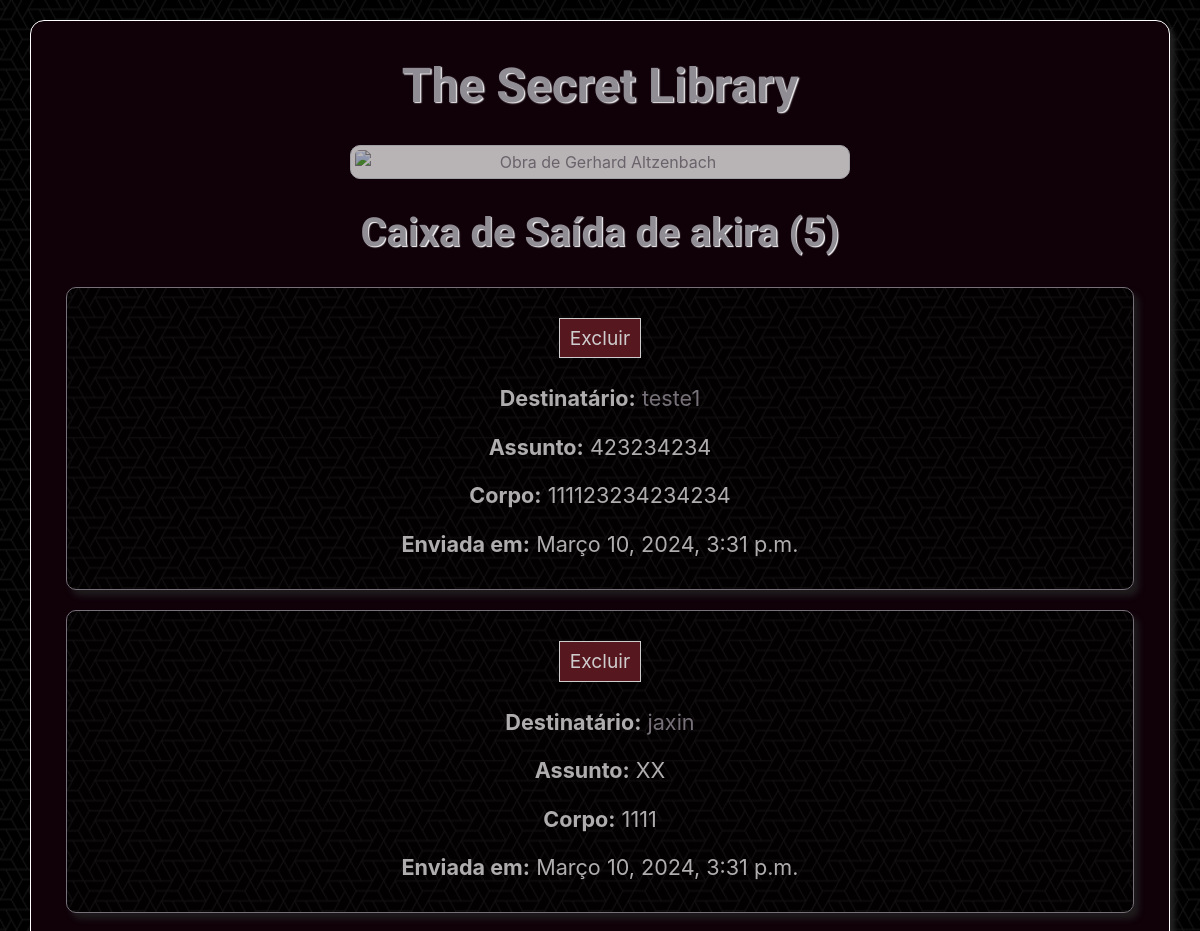
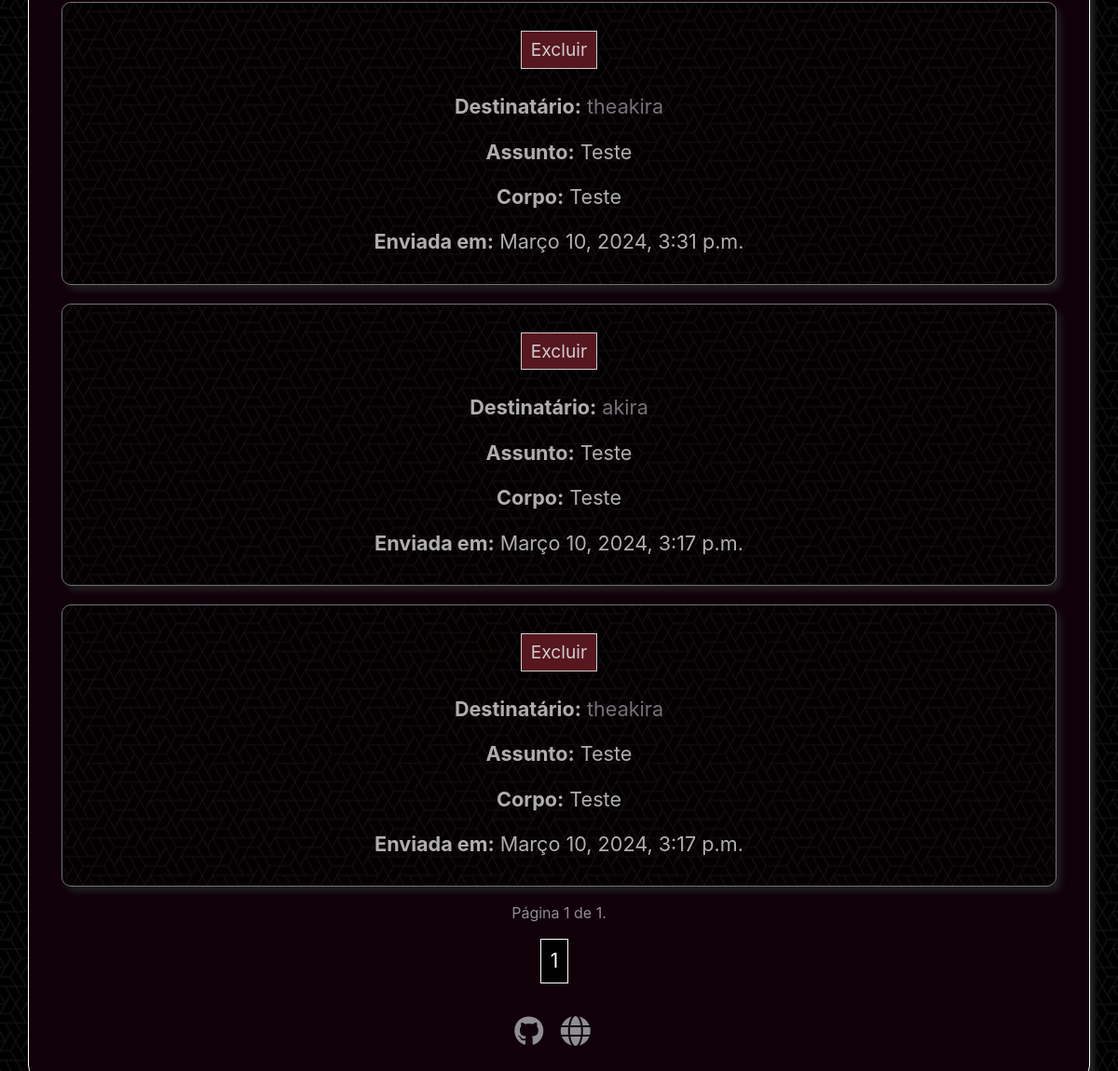
The page /caixa_saida/ (signed in) on the database its author committed (2 pictures, top to bottom).
### library/models.py (models this page shows, shortened)
class MensagemEnviada(models.Model):
    remetente = models.ForeignKey(User, related_name='mensagens_enviadas_registro', on_delete=models.CASCADE)
    destinatario = models.ForeignKey(User, related_name='mensagens_recebidas_registro', on_delete=models.CASCADE)
    assunto = models.CharField(max_length=255)
    corpo = models.TextField()
    timestamp = models.DateTimeField(auto_now_add=True)

### library/views.py (the view)
# urls.py: path('caixa_saida/', views.caixa_saida, name='caixa_saida'),
@login_required
def caixa_saida(request):
    mensagens_enviadas = MensagemEnviada.objects.filter(remetente=request.user).order_by('-timestamp')
    paginator = Paginator(mensagens_enviadas, 5)
    page = request.GET.get('page')
    try:
        mensagens_pagina = paginator.page(page)
    except PageNotAnInteger:
        mensagens_pagina = paginator.page(1)
    except EmptyPage:
        mensagens_pagina = paginator.page(paginator.num_pages)
    return render(request, 'caixa_saida.html',
        {
            'mensagens': mensagens_pagina,
            'mensagens_enviadas': mensagens_enviadas
        }
    )

### library/templates/caixa_saida.html (shortened to what this page needs)
{% extends 'base.html' %}
{% load static %}
{% block content %}
<h1 class="livros-title">Caixa de Saída de {{ request.user.username }} ({{ mensagens_enviadas|length }})</h1>
{% for mensagem in mensagens %}
<div class="livro-div">
    <a type="button" class="excluir-mensagem" id="excluir-mensagem" data-mensagem-id="{{ mensagem.id }}" data-caixa-saida="saida">
        Excluir
    </a>
    <p class="livro-text mt-4"><b>Destinatário:</b> <a href="{% url 'detalhes_usuario' mensagem.destinatario.id %}">{{ mensagem.destinatario }}</a></p>
    <p class="livro-text"><b>Assunto:</b> {{ mensagem.assunto }}</p>
    <p class="livro-text"><b>Corpo:</b> {{ mensagem.corpo }}</p>
    <p class="livro-text mb-1"><b>Enviada em:</b> {{ mensagem.timestamp }}</p>
</div>
{% empty %}
    <p>Não há mensagens em sua caixa de saída.</p>
{% endfor %}
<p class="mt-3">Página {{ mensagens.number }} de {{ mensagens.paginator.num_pages }}.</p>
<div class="paginacao">
    {% for page_num in mensagens.paginator.page_range %}
        {% if page_num == mensagens.number %}
            <span class="current">{{ page_num }}</span>
        {% elif page_num > mensagens.number|add:'-3' and page_num < mensagens.number|add:'3' %}
            <a href="?page={{ page_num }}">{{ page_num }}</a>
        {% endif %}
    {% endfor %}
</div>
{% endblock %}

### library/static/css/styles.css (style rules this page uses)
body { background-image: url(/static/images/dark.png); }
a { text-decoration: none !important; color: #908D94 !important; }
.paginacao { margin-left: auto !important; margin-right: auto !important; margin-top: 15px !important; margin-bottom: 35px !important; display: flex !important; flex-wrap: wrap !important; justify-content: center; }
.paginacao > a, .paginacao > .current, #anterior, #proximo, #anterior-comentarios, #proximo-comentarios, #anterior-pensamentos, #proximo-pensamentos, #anterior-autores, #proximo-autores, #anterior-editoras, #proximo-editoras, #anterior-artes, #proximo-artes, #anterior-ideias, #proximo-ideias { text-decoration: none; border: 1px solid white; padding: 7px 10px; color: white; background-color: black; font-size: 1.3rem; margin-right: 10px; }
.main-title, .welcome, .autores-title, .livros-title { font-family: "Luxurious Roman", serif; margin-top: 30px; margin-bottom: 30px; font-weight: bold; font-size: 3rem; text-shadow: 1.33px 1.33px 1.33px #ffffff; }
.autores-title, .livros-title { font-size: 2.5rem; text-shadow: 1.1px 1.1px 1.1px #ffffff; }
.editar-autor, .editar-livro, .excluir-autor, .detalhes-autor, .detalhes-livro, .novo-autor, .novo-livro, .excluir-livro, .editar-pensamento, .excluir-pensamento, .pagina-autores, .pagina-livros, .editar-comentario, .excluir-comentario, .add-livro-autor, .nova-editora, .editar-editora, .excluir-editora, .ver-livros-autor, .excluir-mensagem, .excluir-arte, .excluir-ideia { background: #1d4569; color: white !important; border: 1px solid white; padding: 5px 10px; font-size: 1.2rem; }
.excluir-autor, .excluir-pensamento, .excluir-livro, .excluir-comentario, .excluir-editora, .excluir-mensagem, .excluir-arte, .excluir-ideia { background-color: #691d25; }
.autor-div, .livro-div, .livros-div, .pesquisar-autor-div, .pesquisar-livro-div, .adicionar-autor-div, .editar-autor-div, .adicionar-pensamento-div, .pensamentos-div, .editar-pensamento-div, .adicionar-livro-div, .editar-livro-div, .comentario-div, .adicionar-comentario-div, .editar-comentario-div, .pesquisar-editora-div, .adicionar-editora-div, .editar-editoar-div, .editar-infos-div { padding: 20px 40px; margin-left: 20px; margin-right: 20px; border: 1px solid #908d94; opacity: 0.8; box-shadow: 5px 6px 6px #222222; border-radius: 10px; background-image: url(/static/images/dark.png); }
.autor-div, .livro-div, .livros-div { margin-top: 20px; padding-top: 30px; padding-bottom: 25px; }
.author-text, .pensamento-texto, .comentario-texto, .livro-text { font-size: 1.35rem; color: #d9d9d9; }

### rows shown on the page
MensagemEnviada: destinatario "teste1", assunto "423234234", corpo "111123234234234", timestamp "Março 10, 2024, 3:31 p.m."
MensagemEnviada: destinatario "jaxin", assunto "XX", corpo "1111", timestamp "Março 10, 2024, 3:31 p.m."
MensagemEnviada: destinatario "theakira", assunto "Teste", corpo "Teste", timestamp "Março 10, 2024, 3:31 p.m."
MensagemEnviada: destinatario "akira", assunto "Teste", corpo "Teste", timestamp "Março 10, 2024, 3:17 p.m."
MensagemEnviada: destinatario "theakira", assunto "Teste", corpo "Teste", timestamp "Março 10, 2024, 3:17 p.m."

### other values the page prints
{{ request.user.username }} "akira"
{{ mensagens_enviadas|length }} "5"
{{ mensagens.number }} "1"
{{ mensagens.paginator.num_pages }} "1"
{{ page_num }} "1"
